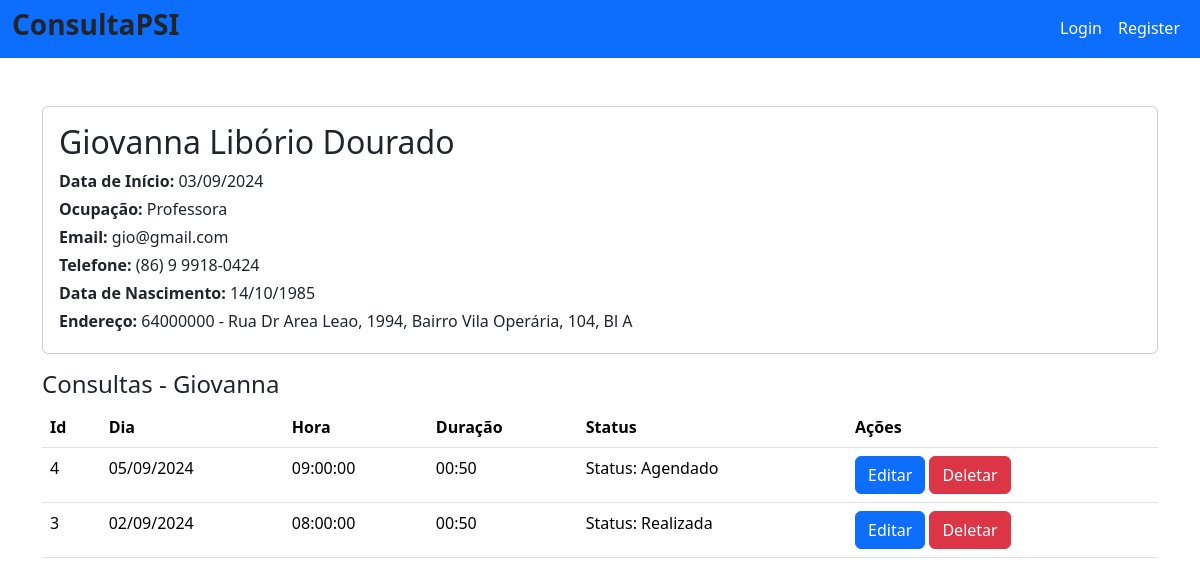
Screenshot of /pacientes/3 with the database file from the repository.
### database/models/paciente_model.py (models this page shows, shortened)
class Paciente(db.Model):
    __tablename__ = 'paciente'
    id = db.Column(db.Integer, primary_key=True, autoincrement=True)
    nome = db.Column(db.String(50), nullable=False)
    sobrenome = db.Column(db.String(150), nullable=False)
    cpf = db.Column(db.String(11), nullable=False, unique=True)
    nascimento = db.Column(db.Date, nullable=False)
    genero = db.Column(db.String(30), nullable=False)
    email = db.Column(db.String(50), nullable=False, unique=True)
    ocupacao = db.Column(db.String(50), nullable=False)
    cep = db.Column(db.String(8), nullable=False)
    endereco = db.Column(db.String(150), nullable=False)
    endereco_complemento = db.Column(db.String(150), nullable=False)
    fone = db.Column(db.String(15), nullable=False)
    datainicio = db.Column(db.Date, nullable=False)
    convenios_id = db.Column(db.Integer, db.ForeignKey('convenio.id'), nullable=True)

### database/models/consulta_model.py (models this page shows, shortened)
class Consulta(db.Model):
    __tablename__ = 'consulta'
    id = db.Column(db.Integer, primary_key=True, autoincrement=True)
    data_marcacao = db.Column('data_marcacao', db.String(50), nullable=False)
    data_consulta = db.Column('data_consulta', db.Date, nullable=False)
    hora_consulta = db.Column('hora_consulta', db.Time, nullable=False)
    duracao = db.Column('duracao', db.String(8), nullable=False, default="00:50:00")
    consulta_status_id = db.Column('consulta_status_id', db.Integer, db.ForeignKey('status_consulta.id'), nullable=False)
    convenios_id = db.Column('convenios_id', db.Integer, db.ForeignKey('convenio.id'), nullable=False)
    id_paciente = db.Column('id_paciente', db.Integer, db.ForeignKey('paciente.id'), nullable=False)
    psi_id = db.Column('psi_id', db.Integer, db.ForeignKey('user.id'), nullable=False)
    paciente = db.relationship('Paciente', backref='consultas')
    convenio = db.relationship('Convenio', backref='consultas')
    psi = db.relationship('User', backref='consultas')
    status = db.relationship('StatusConsulta', backref='consultas')
    transcricao = db.relationship('Transcricao', uselist=False, backref='consulta')

### database/models/status_consulta_model.py (models this page shows, shortened)
class StatusConsulta(db.Model):
    __tablename__ = 'status_consulta'
    id = db.Column(db.Integer, primary_key=True, autoincrement=True)
    status = db.Column(db.String(50), nullable=False)
    def __repr__(self):
        return f"Status: {self.status}"

### routes/pacientes.py (the view)
@blueprint_pacientes.route('/<int:id>', methods=['GET', 'POST'])
def pagina_paciente(id):
    paciente, error = PacienteService.get_paciente_by_id(id)
    consultas, error = ConsultaService.get_consulta_pacientes_por_id(id)
    if error:
        flash(error)
        return redirect('/pacientes/recovery')
    if request.method == 'GET':
        return render_template('pagina_pacientes.html', paciente=paciente, consultas=consultas)
    if request.method == 'POST':
        pass

### main.py (called while the page is built)
@app.template_filter('format_phone')
def format_phone(phone):
    return f"({phone[:2]}) {phone[2]} {phone[3:7]}-{phone[7:]}"

### service/consulta_service.py (called while the page is built)
    @staticmethod
    def get_consulta_pacientes_por_id(id_paciente):
        try:
            consultas = (
                db.session.query(Consulta)
                .join(Paciente)
                .filter(Consulta.id_paciente == id_paciente)
                .order_by(Consulta.id.desc())
                .all()
            )
            return consultas, None
        except Exception as e:
            return None, str(e)

### service/paciente_service.py (called while the page is built)
    @staticmethod
    def get_paciente_by_id(id):
        try:
            paciente = Paciente.query.get(id)
            if not paciente:
                return None, "Paciente não encontrado"
            return paciente, None
        except Exception as e:
            return None, str(e)

### templates/pagina_pacientes.html (shortened to what this page needs)
{% extends 'base.html' %}
{% block conteudo %}
<div class="card mb-3">
    <div class="card-body">
        <h2 class="card-title"> {{ paciente.nome }} {{ paciente.sobrenome }}</h2>
        <p class="mb-1"> <strong>Data de Início:</strong> {{ paciente.datainicio.strftime('%d/%m/%Y') }}</p>
        <p class="mb-1"> <strong>Ocupação:</strong> {{ paciente.ocupacao }}</p>
        <p class="mb-1"> <strong>Email:</strong> {{ paciente.email }}</p>
        <p class="mb-1"> <strong>Telefone:</strong> {{ paciente.fone | format_phone }}</p>
        <p class="mb-1"> <strong>Data de Nascimento:</strong> {{ paciente.nascimento.strftime('%d/%m/%Y') }}</p>
        <p class="mb-1"> <strong>Endereço:</strong> {{ paciente.cep }} - {{ paciente.endereco }}, {{ paciente.endereco_complemento }}</p>
    </div>
</div>
<h4>Consultas - {{ paciente.nome }}</h4>
<table class="table">
    <thead>
        <tr>
            <th scope="col">Id</th>
            <th scope="col">Dia</th>
            <th scope="col">Hora</th>
            <th scope="col">Duração</th>
            <th scope="col">Status</th>
            <th scope="col">Ações</th>
        </tr>
    </thead>
    <tbody>
        {% for consulta in consultas %}
        <tr>
            <td>{{ consulta.id }}</td>
            <td>{{ consulta.data_consulta.strftime('%d/%m/%Y') }}</td>
            <td>{{ consulta.hora_consulta }}</td>
            <td>{{ consulta.duracao }}</td>
            <td>{{ consulta.status }}</td>
            <td>
                <a type="button" class="btn btn-primary" href="/consultas/update/{{ consulta.id }}">Editar</a>
                <a type="button" class="btn btn-danger" href="/consultas/delete/{{ consulta.id }}">Deletar</a>
            </td>
        </tr>
        {% endfor %}
    </tbody>
</table>
{% endblock %}

### rows the page displays
Paciente: nome "Giovanna", sobrenome "Libório Dourado", datainicio "03/09/2024", ocupacao "Professora", email "gio@gmail.com", fone "(86) 9 9918-0424", nascimento "14/10/1985", cep "64000000", endereco "Rua Dr Area Leao, 1994, Bairro Vila Operária", endereco_complemento "104, Bl A"
Consulta: id "4", data_consulta "05/09/2024", hora_consulta "09:00:00", duracao "00:50", status "Status: Agendado"
Consulta: id "3", data_consulta "02/09/2024", hora_consulta "08:00:00", duracao "00:50", status "Status: Realizada"
